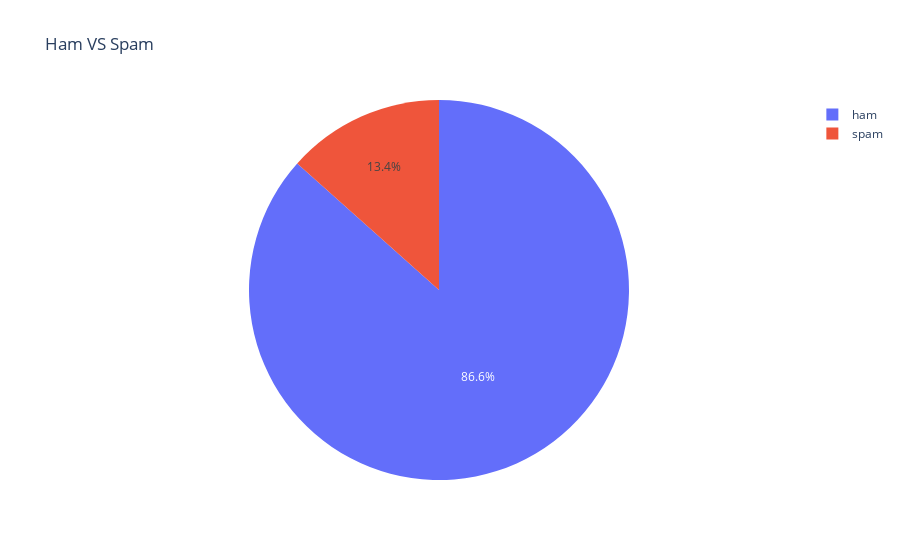

This figure's notebook cell:
### Code cell
#Undertanding % of spam 
import plotly.express as px

px.pie(data, values = data['v1'].value_counts(),names=data['v1'].value_counts().index,title =" Ham VS Spam")

### Figure 1 — Plotly figure (JSON) as saved in the notebook; plotly's stock layout.template omitted (floating-point values rounded to 4 significant figures)
{"data": [{"domain": {"x": [0, 1], "y": [0, 1]}, "hovertemplate": "label=%{label}<br>value=%{value}<extra></extra>", "labels": ["ham", "spam"], "legendgroup": "", "name": "", "showlegend": true, "type": "pie", "values": [4825, 747]}], "layout": {"legend": {"tracegroupgap": 0}, "title": {"text": " Ham VS Spam"}}}
